Frame 1 (no input): blank canvas, image omitted
Frame 60 (the mouse pressed at the canvas centre just before this capture): blank canvas, image omitted
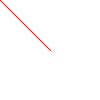
Frame 120 (the mouse held since frame 60 and released just before this capture)

The Processing sketch whose frames 1 and 60 were blank and that drew this single picture after the mouse press (run headless with seeded random() and noise(); from frame 60 on, the mouse is pressed at the canvas centre):

// Processing sketch: linea3
// ── linea3.pde
//Práctica 00: Calentando motores
//03
//line()

//Taller "Identidad generativa con Processing"
//Imparte: Julián Pérez - info@julian-perez.com  
//Escuela de verano 2019 - Escuela de diseño Arte Diez - Madrid

void setup() {
  stroke(255,0,0);
}

void draw() {
  background(255);
  line(0, 0, mouseX, mouseY);
}
